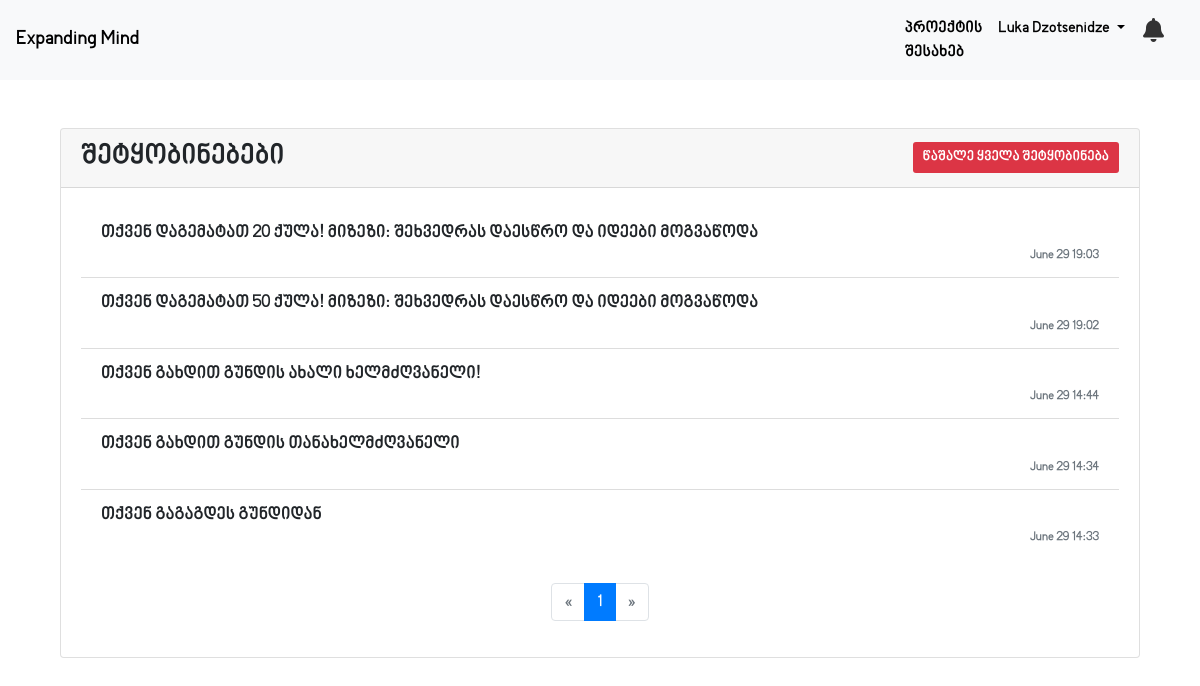
/all_notifications/1 (signed in), run on the app's committed database.
### main/models.py (models this page shows)
class User(db.Model, UserMixin):
    id = db.Column(db.Integer, primary_key=True)
    unique_id = db.Column(db.String(8), nullable=False, unique=True)
    firstname = db.Column(db.String(20), nullable=False)
    lastname = db.Column(db.String(30), nullable=False)
    nickname = db.Column(db.String(10))
    email = db.Column(db.String(100), unique=True, nullable=False)
    rank = db.Column(db.String(50), nullable=False, default='წევრი')
    score = db.Column(db.Integer, nullable=False, default=0)
    password = db.Column(db.String(60), nullable=False)
    is_active = db.Column(db.Boolean, default=False)
    activation_token = db.Column(db.String(32), nullable=True)
    image_file = db.Column(db.String(100), nullable=False, default='default.png')
    facebook_link = db.Column(db.String(300), nullable=False)
    in_group = db.Column(db.Boolean, default=False)
    group_id = db.Column(db.Integer, db.ForeignKey('group.id'), nullable=True)
    group = db.relationship('Group', back_populates='members')

class NotificationLogs(db.Model):
    id = db.Column(db.Integer, primary_key=True)
    user_id = db.Column(db.Integer)
    group_id = db.Column(db.Integer)
    time = db.Column(db.String(20), default=default_time)
    log = db.Column(db.String(1000))

### main/users/routes.py (the view)
@users.route('/all_notifications/<int:id>', methods=['GET', 'POST'])
def user_log(id):
    page = request.args.get('page', 1, type=int)
    notifications = NotificationLogs.query.filter_by(user_id=id).order_by(NotificationLogs.id.desc()).paginate(page=page, per_page=5)
    if request.method == 'POST':
        notifications = NotificationLogs.query.filter_by(user_id=id).all()
        for notification in notifications:
            db.session.delete(notification)
        db.session.commit()
        flash('ყველა შეტყობინება წაიშალა', 'success')
    return render_template('user_log_page.html', notifications_log=notifications)

### main/models.py (called while the page is built)
@login_manager.user_loader
def load_user(user_id):
    return User.query.get(int(user_id))

### main/templates/user_log_page.html (shortened to what this page needs)
{% extends "new_base.html" %}
{% block content %}
<div class="container mt-4">
    <div class="card">
        <div class="card-header d-flex justify-content-between align-items-center">
            <h3>შეტყობინებები</h3>
            <form action="" method="post" class="mb-0">
                <button class="btn btn-danger btn-sm" type="submit">წაშალე ყველა შეტყობინება</button>
            </form>
        </div>
        <div class="card-body">
            {% if notifications_log.items %}
                <ul class="list-group list-group-flush">
                    {% for notification in notifications_log.items %}
                        <li class="list-group-item">
                            <div class="notification-log">{{ notification.log }}</div>
                            <small class="text-muted notification-time">{{ notification.time }}</small>
                        </li>
                    {% endfor %}
                </ul>
                <nav aria-label="Page navigation example">
                    <ul class="pagination justify-content-center mt-4">
                        {% if notifications_log.has_prev %}
                            <li class="page-item">
                                <a class="page-link" href="{{ url_for('users.user_log', id=current_user.id, page=notifications_log.prev_num) }}" aria-label="Previous">
                                    <span aria-hidden="true">&laquo;</span>
                                    <span class="sr-only">Previous</span>
                                </a>
                            </li>
                        {% else %}
                            <li class="page-item disabled">
                                <span class="page-link" aria-hidden="true">&laquo;</span>
                            </li>
                        {% endif %}
                        {% for page_num in notifications_log.iter_pages() %}
                            {% if page_num %}
                                {% if page_num == notifications_log.page %}
                                    <li class="page-item active"><span class="page-link">{{ page_num }}</span></li>
                                {% else %}
                                    <li class="page-item"><a class="page-link" href="{{ url_for('users.user_log', id=current_user.id, page=page_num) }}">{{ page_num }}</a></li>
                                {% endif %}
                            {% else %}
                                <li class="page-item disabled"><span class="page-link">…</span></li>
                            {% endif %}
                        {% endfor %}
                        {% if notifications_log.has_next %}
                            <li class="page-item">
                                <a class="page-link" href="{{ url_for('users.user_log', id=current_user.id, page=notifications_log.next_num) }}" aria-label="Next">
                                    <span aria-hidden="true">&raquo;</span>
                                    <span class="sr-only">Next</span>
                                </a>
                            </li>
                        {% else %}
                            <li class="page-item disabled">
                                <span class="page-link" aria-hidden="true">&raquo;</span>
                            </li>
                        {% endif %}
                    </ul>
                </nav>
            {% else %}
                <p class="text-center text-muted">შეტყობინებები არ გაქვს</p>
            {% endif %}
        </div>
    </div>
</div>
{% endblock content %}

### main/templates/new_base.html (shortened to what this page needs)
<!DOCTYPE html>
<html lang="en">
<head>
    <link rel="stylesheet" href="https://cdnjs.cloudflare.com/ajax/libs/font-awesome/6.5.2/css/all.min.css" />
    <link href="https://stackpath.bootstrapcdn.com/bootstrap/4.5.2/css/bootstrap.min.css" rel="stylesheet">
</head>
<body>
    <nav class="navbar navbar-expand-lg navbar-light bg-light">
        <a class="navbar-brand" href="{{url_for('groups.groups_section')}}">Expanding Mind</a>
        <div class="collapse navbar-collapse" id="navbarNav">
            <ul class="navbar-nav ml-auto">
                {% if current_user.is_authenticated %}
                    <li class="nav-item">
                        <a class="nav-link" href="#" style="color: black;">პროექტის შესახებ</a>
                    </li>
                    <li class="nav-item dropdown">
                        <a class="nav-link dropdown-toggle" href="#" id="navbarDropdown" role="button" data-toggle="dropdown" aria-haspopup="true" aria-expanded="false">
                            {{ current_user.firstname }} {{ current_user.lastname }}
                        </a>
                    </li>
                    <li class="nav-item" style="text-align: center;">
                        <div class="notification-bar">
                            <div class="notification-icon" onclick="toggleDropdown()">
                                <i class="fa fa-bell"></i>
                            </div>
                        </div>
                    </li>
                {% endif %}
            </ul>
        </div>
    </nav>
    <div class="container mt-5">
        {% block content %}{% endblock %}
    </div>
</body>
</html>

### main/templates/new_base.html (style rules this page uses)
body { font-family: BPG; }
.navbar { background-color: #007bff; }
.navbar-brand { color: rgb(0, 0, 0) !important; font-weight: bold; }
.navbar-nav .nav-link { color: rgb(0, 0, 0) !important; }
.notification-bar { display: flex; align-items: center; padding: 10px; }
.notification-icon { margin-right: 10px; }
.notification-icon i { color: #333; font-size: 24px; cursor: pointer; }
.dropdown { position: relative; }
.btn { padding: 5px 10px; border: none; border-radius: 3px; cursor: pointer; }
a { color: rgb(22, 22, 22); }

### main/templates/user_log_page.html (style rules this page uses)
.notification-log { font-size: 1.1em; font-weight: 500; }
.notification-time { display: block; text-align: right; color: #888; }
.card-header h3 { margin: 0; }
.list-group-item { border: none; border-bottom: 1px solid #ddd; }
.list-group-item:last-child { border-bottom: none; }
.card-header form { margin-bottom: 0; }

### data on the page
User: firstname "Luka", lastname "Dzotsenidze"
NotificationLogs: log "თქვენ დაგემატათ 20 ქულა! მიზეზი: შეხვედრას დაესწრო და იდეები მოგვაწოდა", time "June 29 19:03"
NotificationLogs: log "თქვენ დაგემატათ 50 ქულა! მიზეზი: შეხვედრას დაესწრო და იდეები მოგვაწოდა", time "June 29 19:02"
NotificationLogs: log "თქვენ გახდით გუნდის ახალი ხელმძღვანელი!", time "June 29 14:44"
NotificationLogs: log "თქვენ გახდით გუნდის თანახელმძღვანელი", time "June 29 14:34"
NotificationLogs: log "თქვენ გაგაგდეს გუნდიდან", time "June 29 14:33"

### other printed values
{{ page_num }} "1"
